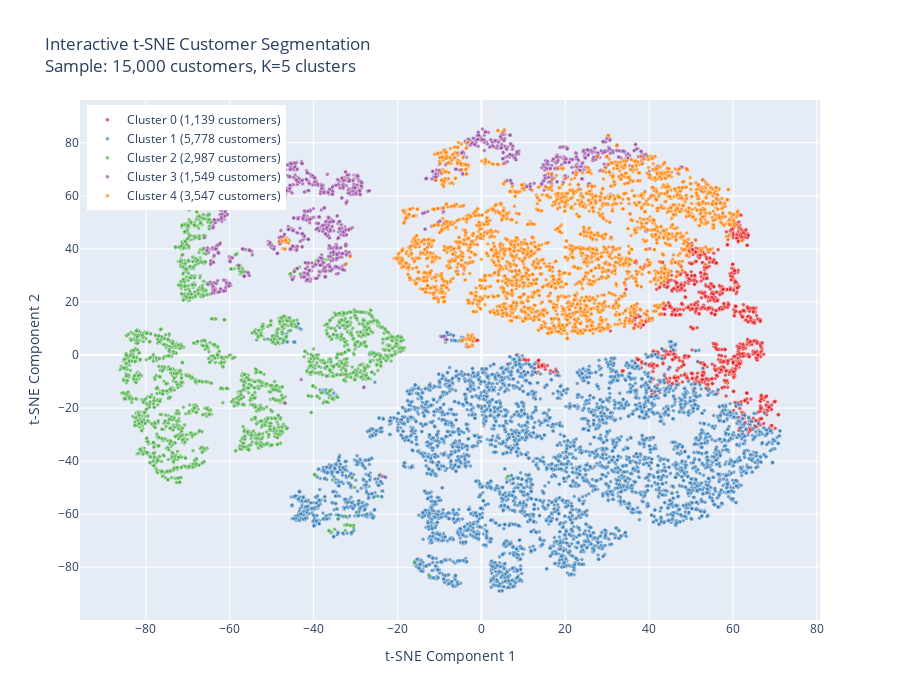

The notebook cell this image was saved under:
### Markdown cell above
## 6.7. t-SNE Visualisation for Customer Segmentation

### Code cell
# t-SNE visualisation for customer clustering
from sklearn.manifold import TSNE
import time

print("Creating t-SNE visualisation...")
print("Note: t-SNE may take several minutes for large datasets")

# Use sample for t-SNE due to computational complexity
tsne_sample_size = min(15000, X_scaled.shape[0])  # t-SNE is computationally expensive

if X_scaled.shape[0] > tsne_sample_size:
    print(f"Using sample of {tsne_sample_size:,} customers for t-SNE (recommended for performance)")
    sample_idx = np.random.choice(X_scaled.shape[0], tsne_sample_size, replace=False)
    X_tsne_sample = X_scaled[sample_idx]
    cluster_labels_tsne = cluster_labels[sample_idx]
else:
    X_tsne_sample = X_scaled
    cluster_labels_tsne = cluster_labels
    print(f"Using full dataset ({X_scaled.shape[0]:,} customers) for t-SNE")

# Perform t-SNE with optimised parameters
start_time = time.time()
print("Running t-SNE algorithm...")

tsne = TSNE(
    n_components=2, 
    random_state=42, 
    perplexity=30,        # Good default for most datasets
    n_iter=1000,          # Sufficient iterations for convergence
    learning_rate=200,    # Adaptive learning rate
    early_exaggeration=12, # Helps with cluster separation
    n_jobs=-1            # Use all available cores
)

X_tsne = tsne.fit_transform(X_tsne_sample)
elapsed = time.time() - start_time
print(f"t-SNE completed in {elapsed:.1f}s")

# Create interactive t-SNE plot
fig_tsne = go.Figure()

for cluster_id in range(optimal_k):
    cluster_mask = cluster_labels_tsne == cluster_id
    cluster_size = cluster_mask.sum()
    
    fig_tsne.add_trace(go.Scatter(
        x=X_tsne[cluster_mask, 0],
        y=X_tsne[cluster_mask, 1],
        mode='markers',
        marker=dict(
            size=4,
            color=colour_map[cluster_id],
            opacity=0.7,
            line=dict(width=0.5, color='white')
        ),
        name=f'Cluster {cluster_id} ({cluster_size:,} customers)',
        hovertemplate=f'<b>Cluster {cluster_id}</b><br>' +
                     't-SNE-1: %{x:.2f}<br>' +
                     't-SNE-2: %{y:.2f}<extra></extra>'
    ))

fig_tsne.update_layout(
    title=f'Interactive t-SNE Customer Segmentation<br>Sample: {len(X_tsne):,} customers, K={optimal_k} clusters',
    xaxis_title='t-SNE Component 1',
    yaxis_title='t-SNE Component 2',
    width=900,
    height=700,
    legend=dict(
        yanchor="top",
        y=0.99,
        xanchor="left",
        x=0.01
    ),
    hovermode='closest'
)

# Show the plot
fig_tsne.show()

# Save as HTML
fig_tsne.write_html('../../results/eda_plots/customer_clustering_tsne_interactive.html')
print(f"Interactive t-SNE plot saved to: results/eda_plots/customer_clustering_tsne_interactive.html")

# Also create a static matplotlib version
plt.figure(figsize=(12, 8))
scatter_tsne = plt.scatter(X_tsne[:, 0], X_tsne[:, 1], c=cluster_labels_tsne, 
                          cmap='viridis', alpha=0.7, s=20)
plt.xlabel('t-SNE Component 1')
plt.ylabel('t-SNE Component 2')
plt.title(f't-SNE Customer Segmentation (K={optimal_k})')
plt.colorbar(scatter_tsne, label='Cluster')
plt.grid(True, alpha=0.3)
plt.tight_layout()
plt.savefig('../../results/eda_plots/customer_clustering_tsne_static.png', dpi=300, bbox_inches='tight')
plt.show()

print(f"\nt-SNE analysis complete!")
print(f"t-SNE is particularly good at revealing local cluster structure and non-linear relationships")
print(f"Compare with PCA to see different aspects of the data structure")

### Figure 1 — Plotly figure (JSON) as saved in the notebook; plotly's stock layout.template omitted (floating-point values rounded to 4 significant figures; data arrays with more than 128 entries replaced by an {"elided": "..."} marker saying what was removed)
{"data": [{"hovertemplate": "<b>Cluster 0</b><br>t-SNE-1: %{x:.2f}<br>t-SNE-2: %{y:.2f}<extra></extra>", "marker": {"color": "rgb(228,26,28)", "line": {"color": "white", "width": 0.5}, "opacity": 0.7, "size": 4}, "mode": "markers", "name": "Cluster 0 (1,139 customers)", "type": "scatter", "x": {"elided": "1139 float values"}, "y": {"elided": "1139 float values"}}, {"hovertemplate": "<b>Cluster 1</b><br>t-SNE-1: %{x:.2f}<br>t-SNE-2: %{y:.2f}<extra></extra>", "marker": {"color": "rgb(55,126,184)", "line": {"color": "white", "width": 0.5}, "opacity": 0.7, "size": 4}, "mode": "markers", "name": "Cluster 1 (5,778 customers)", "type": "scatter", "x": {"elided": "5778 float values"}, "y": {"elided": "5778 float values"}}, {"hovertemplate": "<b>Cluster 2</b><br>t-SNE-1: %{x:.2f}<br>t-SNE-2: %{y:.2f}<extra></extra>", "marker": {"color": "rgb(77,175,74)", "line": {"color": "white", "width": 0.5}, "opacity": 0.7, "size": 4}, "mode": "markers", "name": "Cluster 2 (2,987 customers)", "type": "scatter", "x": {"elided": "2987 float values"}, "y": {"elided": "2987 float values"}}, {"hovertemplate": "<b>Cluster 3</b><br>t-SNE-1: %{x:.2f}<br>t-SNE-2: %{y:.2f}<extra></extra>", "marker": {"color": "rgb(152,78,163)", "line": {"color": "white", "width": 0.5}, "opacity": 0.7, "size": 4}, "mode": "markers", "name": "Cluster 3 (1,549 customers)", "type": "scatter", "x": {"elided": "1549 float values"}, "y": {"elided": "1549 float values"}}, {"hovertemplate": "<b>Cluster 4</b><br>t-SNE-1: %{x:.2f}<br>t-SNE-2: %{y:.2f}<extra></extra>", "marker": {"color": "rgb(255,127,0)", "line": {"color": "white", "width": 0.5}, "opacity": 0.7, "size": 4}, "mode": "markers", "name": "Cluster 4 (3,547 customers)", "type": "scatter", "x": {"elided": "3547 float values"}, "y": {"elided": "3547 float values"}}], "layout": {"height": 700, "hovermode": "closest", "legend": {"x": 0.01, "xanchor": "left", "y": 0.99, "yanchor": "top"}, "title": {"text": "Interactive t-SNE Customer Segmentation<br>Sample: 15,000 customers, K=5 clusters"}, "width": 900, "xaxis": {"title": {"text": "t-SNE Component 1"}}, "yaxis": {"title": {"text": "t-SNE Component 2"}}}}
